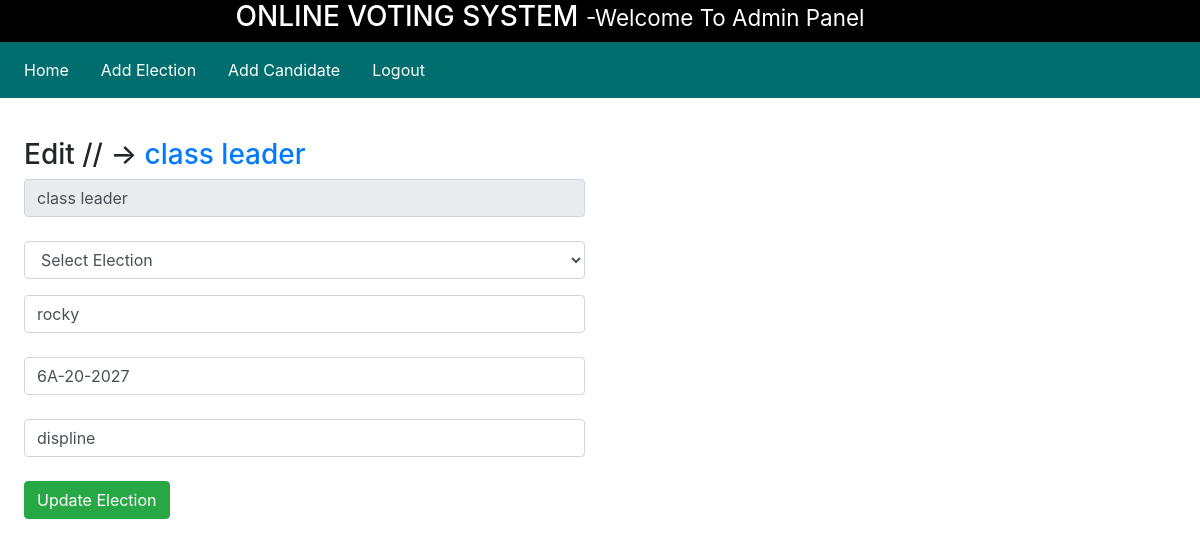
Page /admin/inc/edit_candidate.php?id=11 on the committed database.
### tables this page shows
CREATE TABLE `candidate_details` (
  `id` int(11) NOT NULL,
  `election_topic` varchar(225) DEFAULT NULL,
  `candidate_name` varchar(255) DEFAULT NULL,
  `Registration_No` varchar(255) NOT NULL,
  `candidate_details` text DEFAULT NULL,
  `candidate_photo` text DEFAULT NULL
);

### admin/inc/edit_candidate.php (the view, shortened to what this page needs)
<?php
require_once("header.php");
require_once("navigation.php");
?>
<link rel="stylesheet" href="../../assets/css/bootstrap.min.css">
<link rel="stylesheet" href="../../assets/css/style.css">
<?php
$db = new mysqli("localhost", "root", "", "project");
if (isset($_GET['id'])) {
    $id = $_GET['id'];
    $query = "SELECT * FROM candidate_details WHERE id = ?";
    $stmt = $db->prepare($query);
    $stmt->bind_param("i", $id);
    $stmt->execute();
    $result = $stmt->get_result();
    if ($row = $result->fetch_assoc()) {
        $election_topic = $row['election_topic'];
        $candidate_name = $row['candidate_name'];
        $Registration_No = $row['Registration_No'];
        $candidate_details = $row['candidate_details'];
    }
} else {
    header("Location: /project/admin/adminhome.php?addElectionPage=1");
    exit;
}
?>
<div class="row my-3 p-4">
    <div class="col-md-6">
        <h3>Edit // -> <a href=""> <?php echo $election_topic; ?></a> </h3>
        <form method="POST">
            <div>
                <input type="text" name="election_topic" placeholder="Election Topic" class="form-control"
                    value="<?php echo $election_topic; ?>" required readonly /><br>
            </div>
            <div class="form-group">
                <select class="form-control" name="election_topic" required>
                    <option value="">Select Election</option>
                </select>
            </div>
            <div>
                <input type="text" name="candidate_name" placeholder="No of Candidates" class="form-control"
                    value="<?php echo $candidate_name; ?>" required /><br>
            </div>
            <div>
                <input type="text" name="Registration_No" placeholder="Starting Date" class="form-control"
                    value="<?php echo $Registration_No; ?>" required /><br>
            </div>
            <div>
                <input type="text" name="candidate_details" placeholder="Ending Date" class="form-control"
                    value="<?php echo $candidate_details; ?>" required /><br>
            </div>
            <div class="d-flex">
                <input type="submit" value="Update Election" name="updatecandidatebtn" class="btn btn-success " />
            </div>
        </form>
    </div>
</div>

### rows in the picture
candidate_details: election_topic "class leader", candidate_name "rocky", Registration_No "6A-20-2027", candidate_details "displine"
